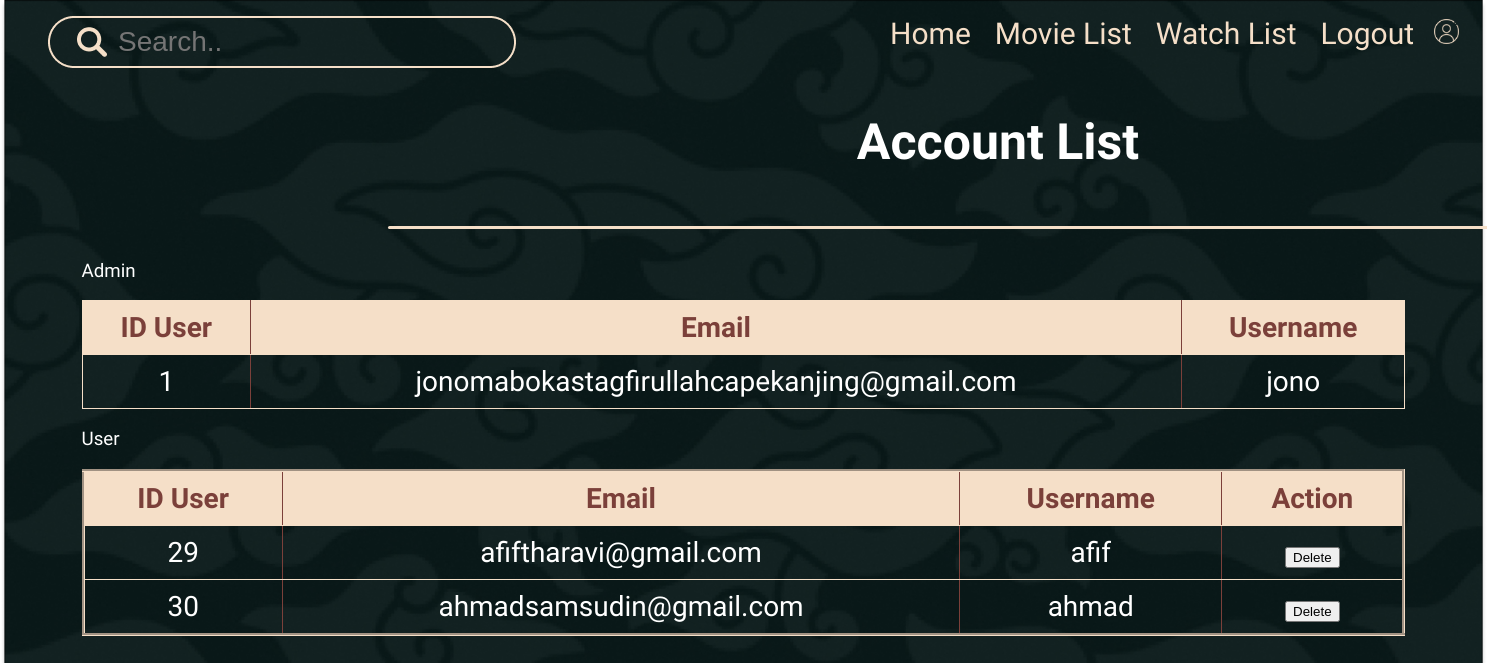
The page /manageakun.php on the database as committed earlier.
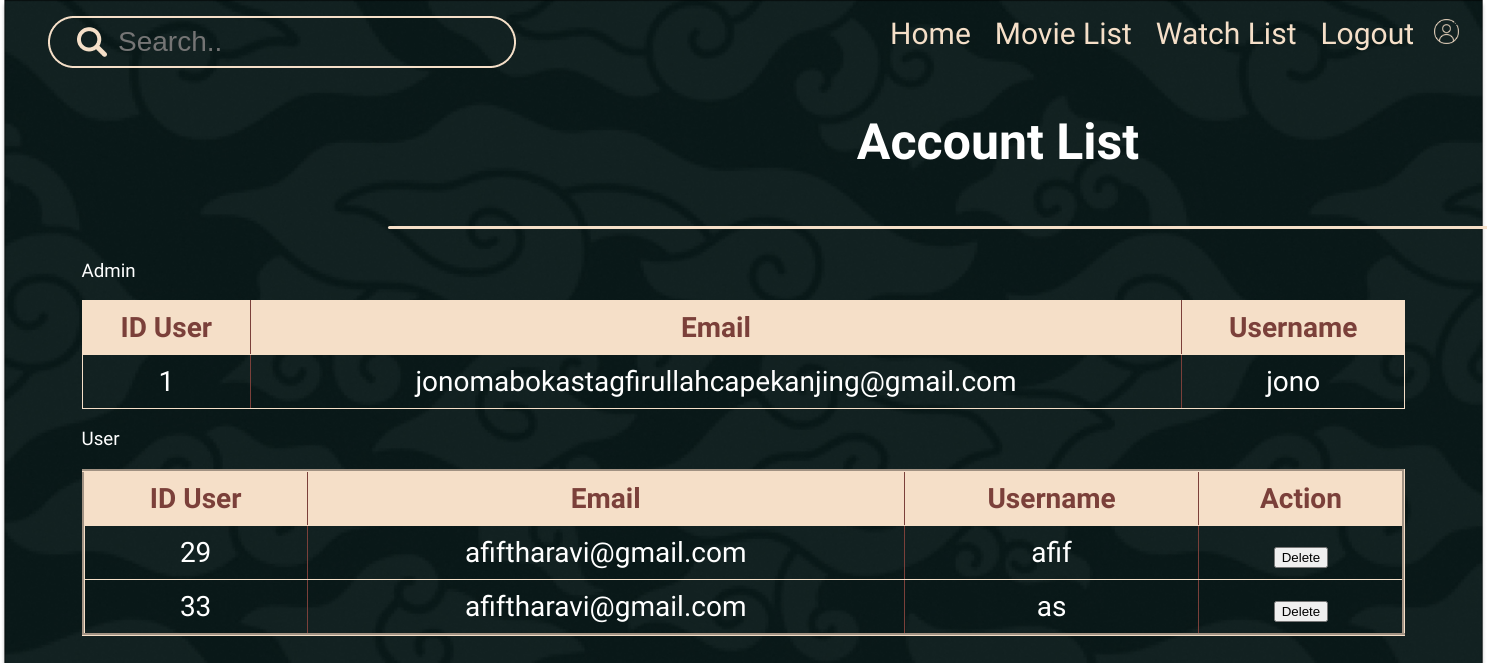
The same page on the database as committed later.
### tables this page shows
CREATE TABLE `user` (
  `id_user` int NOT NULL,
  `email` varchar(50) NOT NULL,
  `username` varchar(50) NOT NULL,
  `password` varchar(20) NOT NULL,
  `role` enum('admin','user','manager') DEFAULT NULL
);

### manageakun.php (the view, shortened to what this page needs)
<?php
require('koneksi.php');
$query_admin = "SELECT * FROM user WHERE role = 'admin'";
$query_user = "SELECT * FROM user WHERE role = 'user'";
$result_admin = mysqli_query($conn, $query_admin);
$result_user = mysqli_query($conn, $query_user);
?>
<!DOCTYPE html>
<html>
<head>
    <link rel="stylesheet" type="text/css" href="css/manageacc.css">
</head>
<body>
<header>
        <nav>
        <ul>
                <input type="text" placeholder="Search..">
                <li><a href="homepage.php">Home</a></li>
                <li><a href="movielist.php">Movie List</a></li>
                <li><a href="watchlist.php">Watch List</a></li>
                <li style="float:right"><a href="profil.php"><img src="assets/home/user 1.png" style="height: 25px; width: 25px;"></a></li>
                 <li><a href="logout.php">Logout</a></li>
            </ul>
        </nav>
    </header>
    <div class="container">
    <table>
    <tr>
        <td>
            <div class="acclist">
                <h1>Account List</h1>
            </div>
        </td>
    </tr>
    <tr>
        <td>
            <div class="shape"></div>
        </td>
    </tr>
    </table>
    </div>
    <div class="center">
    <div class="kotak">
<h3>Admin</h3>
<table class="admin" border="1">
    <tr>
        <th>ID User</th>
        <th>Email</th>
        <th>Username</th>
    </tr>
    <?php
    while ($row = mysqli_fetch_assoc($result_admin)) {
        echo "<tr align='center'>";
        echo "<td>" . $row['id_user'] . "</td>";
        echo "<td>" . $row['email'] . "</td>";
        echo "<td>" . $row['username'] . "</td>";
        echo "</tr>";
    }
    ?>
</table>
<h3>User</h3>
<table class="user" border="3">
    <tr>
        <th>ID User</th>
        <th>Email</th>
        <th>Username</th>
        <th>Action</th>
    </tr>
    <?php
    while ($row = mysqli_fetch_assoc($result_user)) {
        echo "<tr align='center'>";
        echo "<td>" . $row['id_user'] . "</td>";
        echo "<td>" . $row['email'] . "</td>";
        echo "<td>" . $row['username'] . "</td>";
        echo "<td>
                <form method='POST'>
                    <input type='hidden' name='user_id' value='" . $row['id_user'] . "'>
                    <input type='submit' name='delete_user' value='Delete'>
                </form>
            </td>";
        echo "</tr>";
    }
    ?>
</table>
</div>
</div>
</body>
</html>

Rows that differ between the two databases and show on the page:
removed user: id_user "30", email "ahmadsamsudin@gmail.com", username "ahmad", shown under "User"
added user: id_user "33", email "afiftharavi@gmail.com", username "as", shown under "User"
